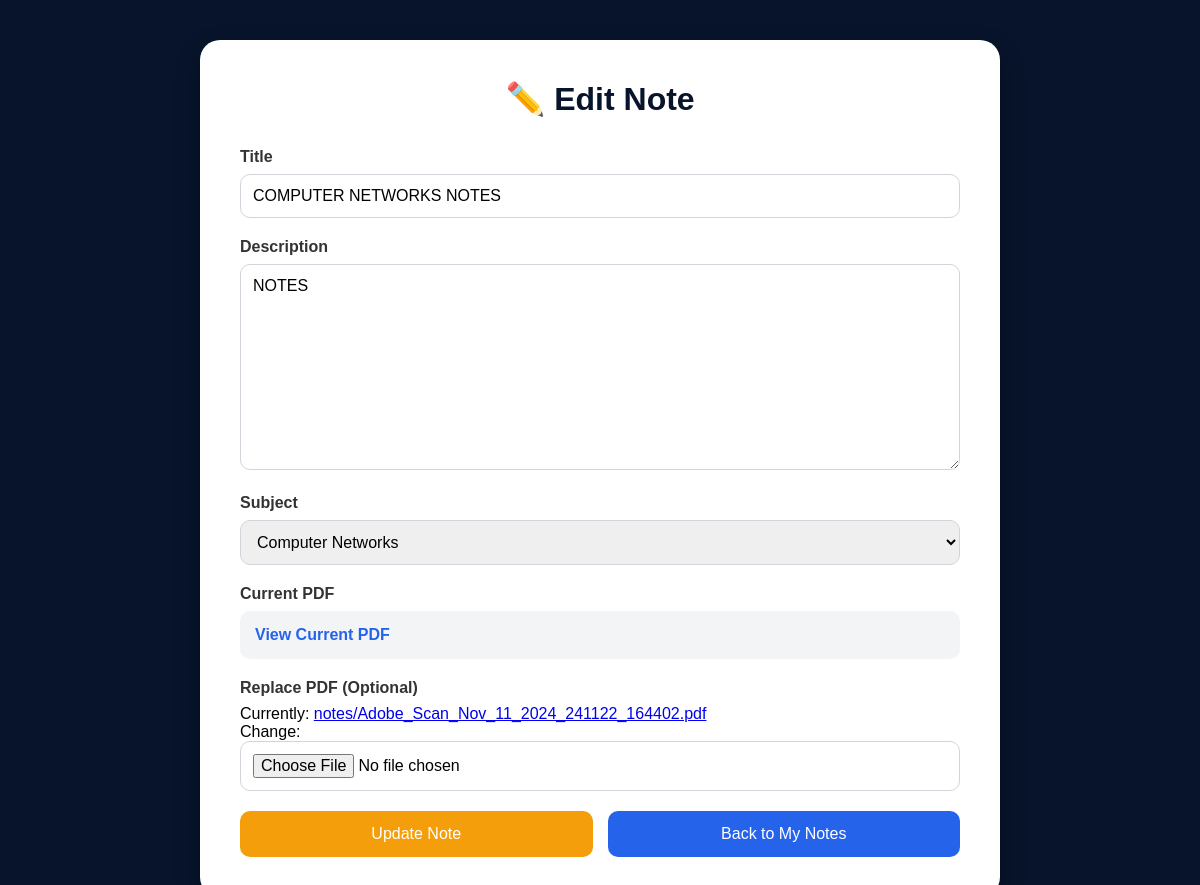
/edit/5/ (signed in), run on the app's committed database.
### notes/models.py (models this page shows, shortened)
class Note(models.Model):
    title = models.CharField(max_length=200)
    description = models.TextField()
    subject = models.ForeignKey(Subject,on_delete=models.CASCADE)
    pdf = models.FileField(upload_to='notes/')
    uploaded_by = models.ForeignKey(User,on_delete=models.CASCADE)
    uploaded_at = models.DateTimeField(auto_now_add=True)

### notes/views.py (the view)
@login_required
def edit_note(request, id):
    note = Note.objects.get(id=id)
    if note.uploaded_by != request.user:
        return redirect('my_notes')
    if request.method == 'POST':
        form = NoteForm(
            request.POST,
            request.FILES,
            instance=note
        )
        if form.is_valid():
            form.save()
            return redirect(
                'my_notes'
            )
    else:
        form = NoteForm(
            instance=note
        )
    return render(
        request,
        'notes/edit_note.html',
        {
            'form': form
        }
    )

### notes/forms.py
class NoteForm(forms.ModelForm):
    class Meta:
        model = Note
        fields = ['title', 'description', 'subject', 'pdf']

### notes/models.py (called while the page is built)
    def __str__(self):
        return self.name

### notes/templates/notes/edit_note.html (shortened to what this page needs)
<!DOCTYPE html>
<html lang="en">
<head>
</head>
<body>
<div class="container">
    <h1>✏️ Edit Note</h1>
    <form method="POST" enctype="multipart/form-data">
        <div class="form-group">
            <label>Title</label>
            {{ form.title }}
        </div>
        <div class="form-group">
            <label>Description</label>
            {{ form.description }}
        </div>
        <div class="form-group">
            <label>Subject</label>
            {{ form.subject }}
        </div>
        <div class="form-group">
            <label>Current PDF</label>
            <div class="current-file">
                {% if form.instance.pdf %}
                <a href="{{ form.instance.pdf.url }}"
                   target="_blank">
                    View Current PDF
                </a>
                {% else %}
                No PDF Uploaded
                {% endif %}
            </div>
        </div>
        <div class="form-group">
            <label>Replace PDF (Optional)</label>
            {{ form.pdf }}
        </div>
        <div class="buttons">
            <button
                type="submit"
                class="update-btn">
                Update Note
            </button>
            <a
               href="/my-notes/"
               class="back-btn">
               Back to My Notes
            </a>
        </div>
    </form>
</div>
</body>
</html>

### notes/templates/notes/edit_note.html (style rules this page uses)
* { margin:0; padding:0; box-sizing:border-box; font-family:Arial,sans-serif; }
body { background:#07142b; min-height:100vh; display:flex; justify-content:center; align-items:center; padding:40px; }
.container { width:800px; background:white; border-radius:20px; padding:40px; box-shadow:0 10px 25px rgba(0,0,0,0.3); }
h1 { text-align:center; color:#07142b; margin-bottom:30px; }
.form-group { margin-bottom:20px; }
label { display:block; font-weight:bold; margin-bottom:8px; color:#333; }
input[type="text"], input[type="file"], textarea, select { width:100%; padding:12px; border:1px solid #d1d5db; border-radius:10px; font-size:16px; }
textarea { min-height:180px; resize:vertical; }
.current-file { background:#f3f4f6; padding:15px; border-radius:10px; margin-bottom:20px; }
.current-file a { text-decoration:none; color:#2563eb; font-weight:bold; }
.buttons { display:flex; gap:15px; margin-top:20px; }
.update-btn { flex:1; background:#f59e0b; color:white; border:none; padding:14px; border-radius:10px; font-size:16px; cursor:pointer; }
.back-btn { flex:1; text-decoration:none; text-align:center; background:#2563eb; color:white; padding:14px; border-radius:10px; }

### data on the page
Note: title "COMPUTER NETWORKS NOTES", description "NOTES", subject "Computer Networks"
